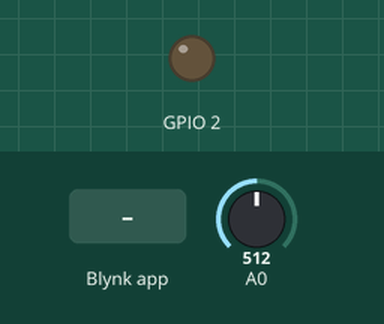
The sketch below on a simulated ESP8266 (NodeMCU). On the bench: output pins drawn as LEDs (lit = HIGH). The inputs (shaded band) are chosen by the test bench; at power-on: A0 = 512. WiFi joins after 1.5 s; servers stay silent unless stated.

Above: at 3.0 s.
3.1 s: Blynk app writes 1 to V2
At 4.1 s:
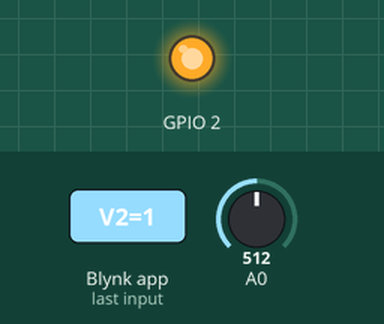
4.6 s: Blynk app writes 0 to V2
At 5.2 s:
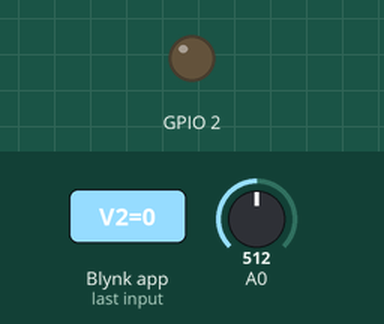
Timing chart, 0 to 7.6 s (numbered marks = the images above; inputs shaded):
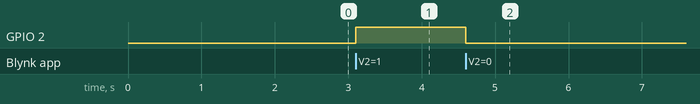

The sketch:

conceptos_blynk.ino
```cpp
/*************************************************************

  This sketch shows how to write values to Virtual Pins

  NOTE:
  BlynkTimer provides SimpleTimer functionality:
    http://playground.arduino.cc/Code/SimpleTimer

  App project setup:
    Value Display widget attached to Virtual Pin V5
 *************************************************************/

// Template ID, Device Name and Auth Token are provided by the Blynk.Cloud
// See the Device Info tab, or Template settings
#define BLYNK_TEMPLATE_ID           "TMPLxxxxxx"
#define BLYNK_DEVICE_NAME           "Device"
#define BLYNK_AUTH_TOKEN            "YourAuthToken"


// Comment this out to disable prints and save space
#define BLYNK_PRINT Serial


#include <ESP8266WiFi.h>
#include <BlynkSimpleEsp8266.h>

char auth[] = BLYNK_AUTH_TOKEN;

// Your WiFi credentials.
// Set password to "" for open networks.
char ssid[] = "YourNetworkName";
char pass[] = "YourPassword";
BlynkTimer timer;

// This function sends Arduino's up time every second to Virtual Pin (5).
// In the app, Widget's reading frequency should be set to PUSH. This means
// that you define how often to send data to Blynk App.
void myTimerEvent()
{
  // You can send any value at any time.
  // Please don't send more that 10 values per second.
  Blynk.virtualWrite(V5, analogRead(A0));
}

BLYNK_WRITE(V1)
{
  String pinValue = param.asStr(); // assigning incoming value from pin V1 to a variable
  Serial.println(pinValue);
  if(pinValue == "pass"){
    Serial.println("Eureka ese es el password");
    }
}

BLYNK_WRITE(V2)
{
  int pinValue = param.asInt(); // assigning incoming value from pin V1 to a variable
  if(pinValue == 1){
    digitalWrite(2,HIGH);
    }else{digitalWrite(2,LOW);}

}


void setup()
{
  pinMode(2,OUTPUT);
  // Debug console
  Serial.begin(115200);

  Blynk.begin(auth, ssid, pass);
  // You can also specify server:
  //Blynk.begin(auth, ssid, pass, "blynk.cloud", 80);
  //Blynk.begin(auth, ssid, pass, IPAddress(192,168,1,100), 8080);

  // Setup a function to be called every second
  timer.setInterval(1000L, myTimerEvent);
}

void loop()
{
  Blynk.run();
  timer.run(); // Initiates BlynkTimer
}
```

Measured:
- after the input at 3.1 s, GPIO 2: LOW → HIGH at once
- after the input at 4.6 s, GPIO 2: HIGH → LOW at once
